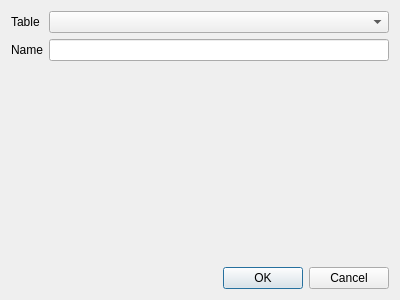
<?xml version="1.0" encoding="UTF-8"?>
<ui version="4.0">
 <class>InsertDialog</class>
 <widget class="QDialog" name="InsertDialog">
  <property name="geometry">
   <rect>
    <x>0</x>
    <y>0</y>
    <width>400</width>
    <height>300</height>
   </rect>
  </property>
  <property name="windowTitle">
   <string>Dialog</string>
  </property>
  <layout class="QVBoxLayout" name="verticalLayout">
   <item>
    <layout class="QGridLayout" name="gridLayout">
     <item row="1" column="0">
      <widget class="QLabel" name="lName">
       <property name="maximumSize">
        <size>
         <width>16777215</width>
         <height>50</height>
        </size>
       </property>
       <property name="text">
        <string>Name</string>
       </property>
      </widget>
     </item>
     <item row="0" column="1">
      <widget class="QComboBox" name="cbTable">
       <property name="minimumSize">
        <size>
         <width>0</width>
         <height>0</height>
        </size>
       </property>
       <property name="maximumSize">
        <size>
         <width>16777215</width>
         <height>50</height>
        </size>
       </property>
       <property name="currentIndex">
        <number>-1</number>
       </property>
       <item>
        <property name="text">
         <string>expenses</string>
        </property>
       </item>
       <item>
        <property name="text">
         <string>categories</string>
        </property>
       </item>
       <item>
        <property name="text">
         <string>shops</string>
        </property>
       </item>
       <item>
        <property name="text">
         <string>currency</string>
        </property>
       </item>
      </widget>
     </item>
     <item row="0" column="0">
      <widget class="QLabel" name="lTable">
       <property name="maximumSize">
        <size>
         <width>90</width>
         <height>50</height>
        </size>
       </property>
       <property name="text">
        <string>Table</string>
       </property>
      </widget>
     </item>
     <item row="1" column="1">
      <widget class="QLineEdit" name="leName"/>
     </item>
    </layout>
   </item>
   <item>
    <spacer name="verticalSpacer">
     <property name="orientation">
      <enum>Qt::Vertical</enum>
     </property>
     <property name="sizeHint" stdset="0">
      <size>
       <width>20</width>
       <height>40</height>
      </size>
     </property>
    </spacer>
   </item>
   <item>
    <widget class="QDialogButtonBox" name="buttonBox">
     <property name="orientation">
      <enum>Qt::Horizontal</enum>
     </property>
     <property name="standardButtons">
      <set>QDialogButtonBox::Cancel|QDialogButtonBox::Ok</set>
     </property>
    </widget>
   </item>
  </layout>
 </widget>
 <resources/>
 <connections>
  <connection>
   <sender>buttonBox</sender>
   <signal>accepted()</signal>
   <receiver>InsertDialog</receiver>
   <slot>accept()</slot>
   <hints>
    <hint type="sourcelabel">
     <x>248</x>
     <y>254</y>
    </hint>
    <hint type="destinationlabel">
     <x>157</x>
     <y>274</y>
    </hint>
   </hints>
  </connection>
  <connection>
   <sender>buttonBox</sender>
   <signal>rejected()</signal>
   <receiver>InsertDialog</receiver>
   <slot>reject()</slot>
   <hints>
    <hint type="sourcelabel">
     <x>316</x>
     <y>260</y>
    </hint>
    <hint type="destinationlabel">
     <x>286</x>
     <y>274</y>
    </hint>
   </hints>
  </connection>
 </connections>
</ui>
